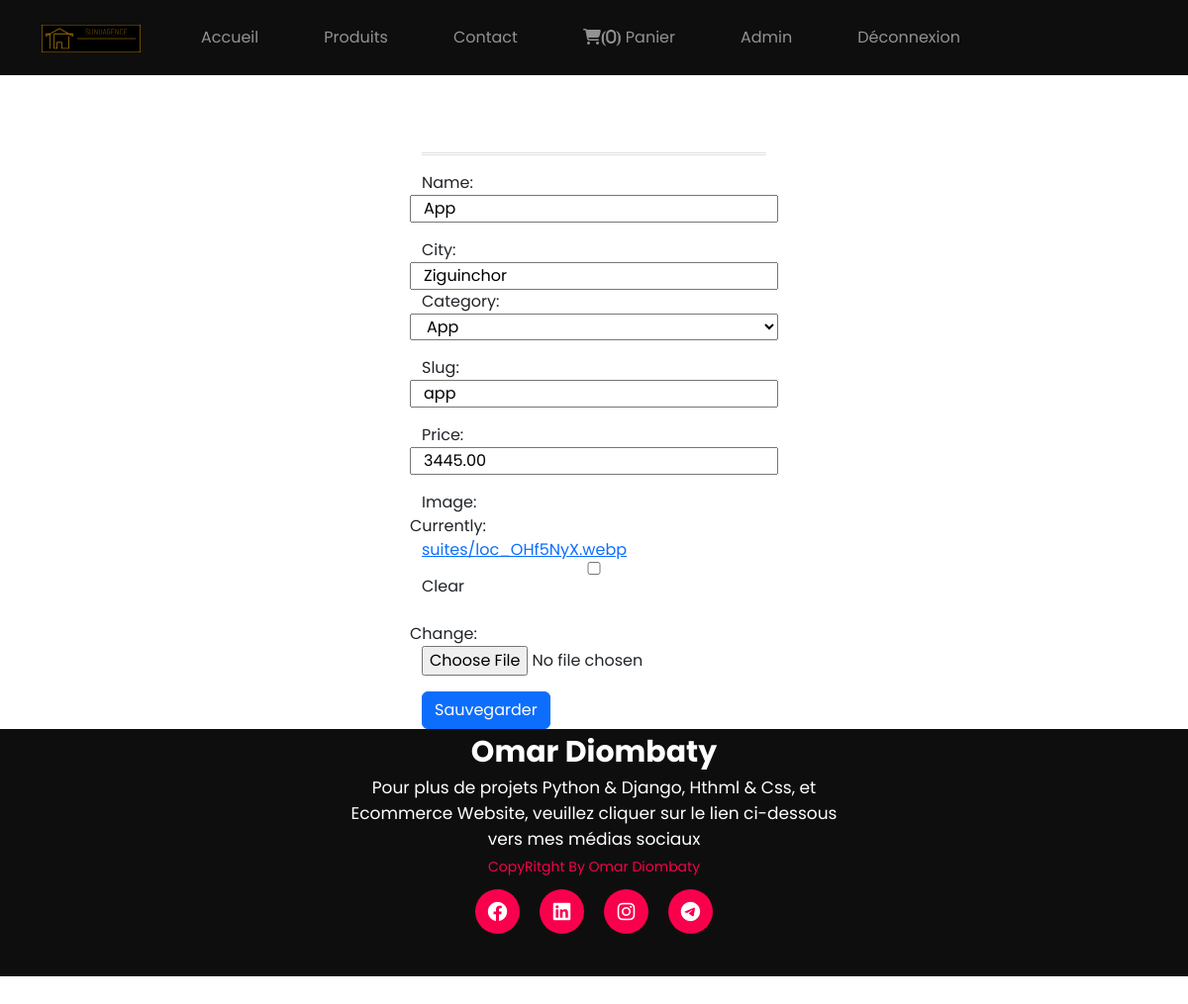
Screenshot of /update/app (signed in) with the database file from the repository.
### users/models.py (models this page shows)
class Shopper(AbstractUser):
    pass

### Agence/models.py (models this page shows, shortened)
class Cart(models.Model):
    user = models.OneToOneField(settings.AUTH_USER_MODEL, on_delete=models.CASCADE)
    orders = models.ManyToManyField(Order)

class Suite(models.Model):
    city = models.CharField(max_length=100)
    category = models.ForeignKey(
    Category, related_name="products", on_delete=models.CASCADE, null=True)
    price = models.DecimalField(max_digits=10, decimal_places=2)
    name = models.CharField(max_length=100)
    slug = models.SlugField(max_length=128, unique=True)
    adress = models.CharField(max_length=100)
    description = models.TextField(blank=True)
    available = models.BooleanField(default=True)
    image = models.ImageField(upload_to='suites/', blank=True, null=True)

### Agence/views.py (the view)
# urls.py: path("update/<str:slug>", views.update_suite, name="update_suite"),
@login_required(login_url='login')
def update_suite(request, slug):
    suite = Suite.objects.get(slug=slug)
    if request.method == "POST":
        form = SuiteForm(request.POST, instance=suite)
        if form.is_valid():
            form.save()
            return redirect("suite", slug=suite.slug)
    else:
        form = SuiteForm(instance=suite)
    return render(request, "Agence/update_suite.html", {"form": form, "suite": suite})

### Agence/forms.py
class SuiteForm(forms.ModelForm):
    class Meta:
        category = forms.ModelChoiceField(queryset=Category.objects.all())
        model = Suite
        fields = [
            "name",
            "city",
            "category",
            "slug",
            "price",
            "image",
        ]

### Agence/models.py (called while the page is built)
    def __str__(self):
        return self.name

### Agence/templates/Agence/update_suite.html (shortened to what this page needs)
{% extends 'Agence/base.html' %}
{% load static %}
{% block content %}
<div class="container">
  <div class="container-md col-4 ">
  <h1 class="text-center">Mettre à jour la suite</h1>
  <hr style = "border-top: 3px double #8c8b8b">
  <form method="post" enctype="multipart/form-data">
    <div class="form-group row mb-3">
      {{ form.name.label_tag }}
      {{ form.name }}
    </div>
    <div class="form-group row mb3">
      {{ form.city.label_tag }}
      {{ form.city }}
    </div>
    <div class="form-group row mb-3">
      {{ form.category.label_tag }}
      {{ form.category }}
    </div>
    <div class="form-group row mb-3">
      {{ form.slug.label_tag }}
      {{ form.slug }}
    </div>
    <div class="form-group row mb-3">
      {{ form.price.label_tag }}
      {{ form.price }}
    </div>
    <div class="form-group row mb-3">
      {{ form.image.label_tag }}
      {{ form.image }}
    </div>
    <button type="submit" class="btn btn-primary">Sauvegarder</button>
  </form>
</div>
</div>
{% endblock %}

### Agence/templates/Agence/base.html (shortened to what this page needs)
{% load static %}
<!DOCTYPE html>
<html lang="en">
  <head>
    <link
      href="https://cdn.jsdelivr.net/npm/bootstrap@5.2.3/dist/css/bootstrap.min.css"
      rel="stylesheet">
    <link
      rel="stylesheet"
      href="https://cdnjs.cloudflare.com/ajax/libs/font-awesome/6.2.1/css/all.min.css"
      />
    <link rel="stylesheet" href="{% static 'css/style.css' %}" />
    <link rel="stylesheet" href="{% static 'css/new_suite.css' %}" />
    <link rel="stylesheet" href="{% static 'css/base.css' %}" />
  </head>
  <body>
    <header>
      <nav class="navbar navbar-expand-lg navbar-dark fixed-top">
        <div class="container">
        <a class="navbar-brand" href="{% url 'index' %}">
          <img style="width: 100px;" src="{% static 'img/logo1.png' %}" alt="" />
        </a>
        <div class="container " style="right: auto;">
          <div class="collapse navbar-collapse " id="navbarNav">
            <ul class="navbar-nav d-flex ml-auto justify-content-end">
              <li class="nav-item">
                <a class="nav-link" href="{% url 'about' %}">Accueil</a>
              </li>
              <li class="nav-item">
                <a class="nav-link" href="{% url 'suite_list' %}">Produits</a>
              </li>
              <li class="nav-item">
                <a class="nav-link" href="{% url 'contact' %}">Contact</a>
              </li>
              <li class="nav-item">
                <a class="nav-link" href="{% url 'cart' %}">
                  <i class="fas fa-shopping-cart">({{ user.cart.orders.count }})</i>
                  Panier
                </a>
              </li>
            </ul>
            <ul class="navbar-nav">
              {% if user.is_authenticated %}
              <li class="nav-item">
                <a class="nav-link">{{ user.username }}</a>
              </li>
              <li class="nav-item">
                <a class="nav-link" href="{% url 'logout' %}">Déconnexion</a>
              </li>
              {% else %}
              <li class="nav-item">
                <a class="nav-link" href="{% url 'login' %}">Connexion</a>
                <a class="nav-link" href="{% url 'signup' %}">S'inscrire</a>
              </li>
              {% endif %}
            </ul>
          </div>
        </div>
      </div>
      </nav>
    </header>
    {% block content %} {% endblock %}
  </body>
  <footer>
    <p>Omar Diombaty</p>
    <p>
      Pour plus de projets Python & Django, Hthml & Css, et Ecommerce Website, veuillez cliquer sur le lien ci-dessous vers mes médias sociaux
    </p>
    <div class="social">
      <a href="#"><i class="fa-brands fa-facebook"></i></a>
      <a href="https://www.linkedin.com/feed/"><i class="fa-brands fa-linkedin"></i></a>
      <a href="https://instagram.com/o.diombaty?igshid=MWM2YjBjM2Q="><i
          class="fa-brands fa-instagram"></i></a>
      <a href="https://telegram.org/dl"><i class="fa-brands fa-telegram"></i></a>
    </div>
    <p class="end">CopyRitght By Omar Diombaty</p>
  </footer>
</html>

### Agence/static/css/style.css (style rules this page uses)
* { padding: 0; margin: 0; font-family: 'Josefin Sans', sans-serif; box-sizing: border-box; }
h1 { color: #000000; margin: 69px; margin-top: -59px; letter-spacing: 2px; }
button { background-color: #f9004d; color: #000000; text-decoration: none; border: 2px solid transparent; font-weight: bold; padding: 13px 30px; border-radius: 30px; transition: 0.1s; }

### Agence/static/css/new_suite.css (style rules this page uses)
* { margin: 0; padding: 0; box-sizing: border-box; font-family: 'Poppins', sans-serif; }

### Agence/static/css/base.css (style rules this page uses)
ul li a { margin-right: auto; justify-content: end; nav-right: auto; right: auto; }

### Agence/templates/Agence/base.html (style rules this page uses)
nav { background: #101010; background-color: #0f0e0e; }
nav { display: flex; align-items: center; justify-content: space-between; padding-top: 45px; padding-left: 8%; padding-right: 8%; }
nav ul li { list-style-type: none; display: inline-block; padding: 10px 25px; }
nav ul li a { color: white; text-decoration: none; font-weight: bold; text-transform: capitalize; }
footer { position: relative; width: 100%; height: 250px; background: #101010; display: flex; flex-direction: column; align-items: center; justify-content: center; background-color: #0f0e0e; }
footer p:nth-child(1) { font-size: 30px; color: white; margin-bottom: 20px; font-weight: bold; }
footer p:nth-child(2) { color: white; font-size: 17px; width: 500px; text-align: center; line-height: 26px; }
.social { display: flex; }
.social a { width: 45px; height: 45px; display: flex; align-items: center; justify-content: center; background: #f9004d; border-radius: 50%; margin: 22px 10px; color: white; text-decoration: none; font-size: 20px; }
.end { position: absolute; color: #f9004d; bottom: 35px; font-size: 14px; height: 70px; }
p { margin-top: -20px; }

### rows the page displays
Shopper: cart.orders.count "0", username "Admin"
Suite: name "App", city "Ziguinchor", category "App", slug "app", price "3445.00"
